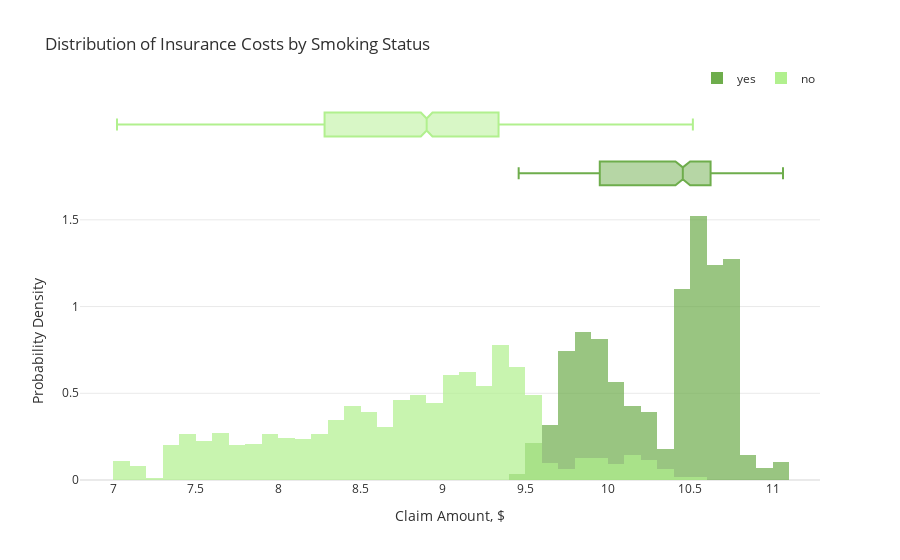

The code cell stored with this chart in its notebook:
### Code cell
fig=px.histogram(data, x='ln_charges', color='smoker', opacity=0.7, barmode='overlay',
                 histnorm='probability density', marginal='box', 
                 title="Distribution of Insurance Costs by Smoking Status",
                 color_discrete_sequence=['#6ead4c','#b1f08e']) 
fig.update_layout(font_color="#303030", xaxis_title='Claim Amount, $',
                  yaxis=dict(title='Probability Density', gridcolor='#EAEAEA', zerolinecolor='#EAEAEA'),
                  legend=dict(orientation="h", yanchor="bottom", y=1.02, xanchor="right", x=1, title=""))
fig.update_xaxes(showgrid=False, zerolinecolor='#EAEAEA')
fig.show()

### Figure 1 — Plotly figure (JSON) as saved in the notebook; plotly's stock layout.template omitted (floating-point values rounded to 4 significant figures; data arrays with more than 128 entries replaced by an {"elided": "..."} marker saying what was removed)
{"data": [{"alignmentgroup": "True", "bingroup": "x", "histnorm": "probability density", "hovertemplate": "smoker=yes<br>ln_charges=%{x}<br>probability density=%{y}<extra></extra>", "legendgroup": "yes", "marker": {"color": "#6ead4c", "opacity": 0.7, "pattern": {"shape": ""}}, "name": "yes", "offsetgroup": "yes", "orientation": "v", "showlegend": true, "type": "histogram", "x": {"elided": "564 float values"}, "xaxis": "x", "yaxis": "y"}, {"alignmentgroup": "True", "hovertemplate": "smoker=yes<br>ln_charges=%{x}<extra></extra>", "legendgroup": "yes", "marker": {"color": "#6ead4c"}, "name": "yes", "notched": true, "offsetgroup": "yes", "showlegend": false, "type": "box", "x": {"elided": "564 float values"}, "xaxis": "x2", "yaxis": "y2"}, {"alignmentgroup": "True", "bingroup": "x", "histnorm": "probability density", "hovertemplate": "smoker=no<br>ln_charges=%{x}<br>probability density=%{y}<extra></extra>", "legendgroup": "no", "marker": {"color": "#b1f08e", "opacity": 0.7, "pattern": {"shape": ""}}, "name": "no", "offsetgroup": "no", "orientation": "v", "showlegend": true, "type": "histogram", "x": {"elided": "2208 float values"}, "xaxis": "x", "yaxis": "y"}, {"alignmentgroup": "True", "hovertemplate": "smoker=no<br>ln_charges=%{x}<extra></extra>", "legendgroup": "no", "marker": {"color": "#b1f08e"}, "name": "no", "notched": true, "offsetgroup": "no", "showlegend": false, "type": "box", "x": {"elided": "2208 float values"}, "xaxis": "x2", "yaxis": "y2"}], "layout": {"barmode": "overlay", "font": {"color": "#303030"}, "legend": {"orientation": "h", "title": {"text": ""}, "tracegroupgap": 0, "x": 1, "xanchor": "right", "y": 1.02, "yanchor": "bottom"}, "title": {"text": "Distribution of Insurance Costs by Smoking Status"}, "xaxis": {"anchor": "y", "domain": [0, 1], "showgrid": false, "title": {"text": "Claim Amount, $"}, "zerolinecolor": "#EAEAEA"}, "xaxis2": {"anchor": "y2", "domain": [0, 1], "matches": "x", "showgrid": false, "showticklabels": false, "zerolinecolor": "#EAEAEA"}, "yaxis": {"anchor": "x", "domain": [0, 0.7326], "gridcolor": "#EAEAEA", "title": {"text": "Probability Density"}, "zerolinecolor": "#EAEAEA"}, "yaxis2": {"anchor": "x2", "domain": [0.7426, 1], "matches": "y2", "showgrid": false, "showline": false, "showticklabels": false, "ticks": ""}}}
